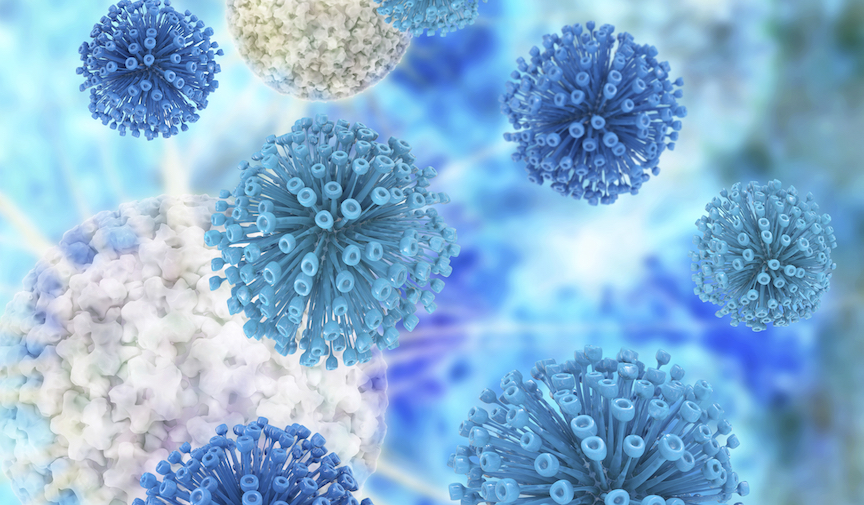
#> input picture imageprocessing/image/bacteria.jpg, 864 x 505 px, given in place of the camera
$ python handpainting.py
#> lines starting #> are read from the running program, lines starting #| are printed output that depends on the picture; after the words box and inside, x2 and y2 are one past the last pixel; in counts of white or black regions, pixels touching at a corner belong together
import cv2
import numpy as np


screen = np.zeros((1000,1000),dtype = np.uint8)
cap = cv2.VideoCapture(0)
while cap.isOpened:
    _,frame = cap.read()
#> frame is the input picture: shape (505, 864, 3); mean B, G, R 212, 177.5, 135.6
    frame= cv2.flip(frame,180)
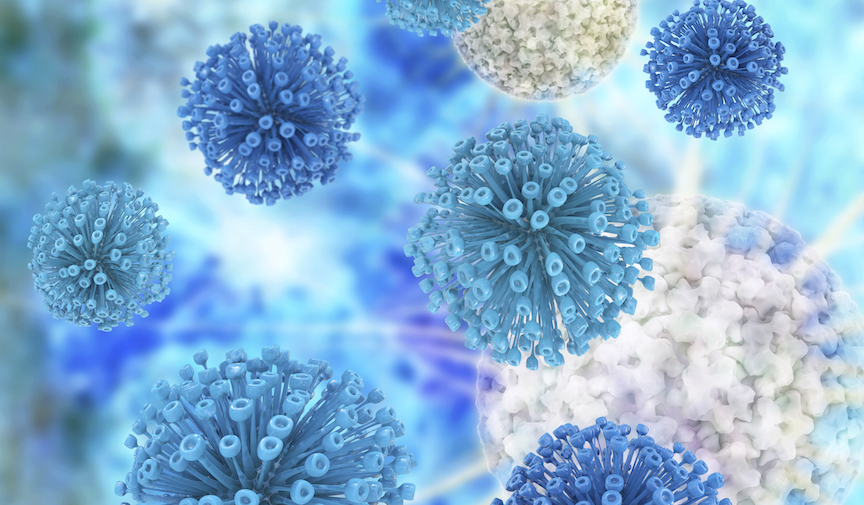
#> frame: shape (505, 864, 3); mean B, G, R 212, 177.5, 135.6
    hsv=cv2.cvtColor(frame,cv2.COLOR_BGR2HSV)
#> hsv: shape (505, 864, 3); mean H, S, V 100.8, 95.9, 212.5
    l=np.array([110,50,50])
    u=np.array([150,255,255])
    mask =cv2.inRange(frame,l,u)
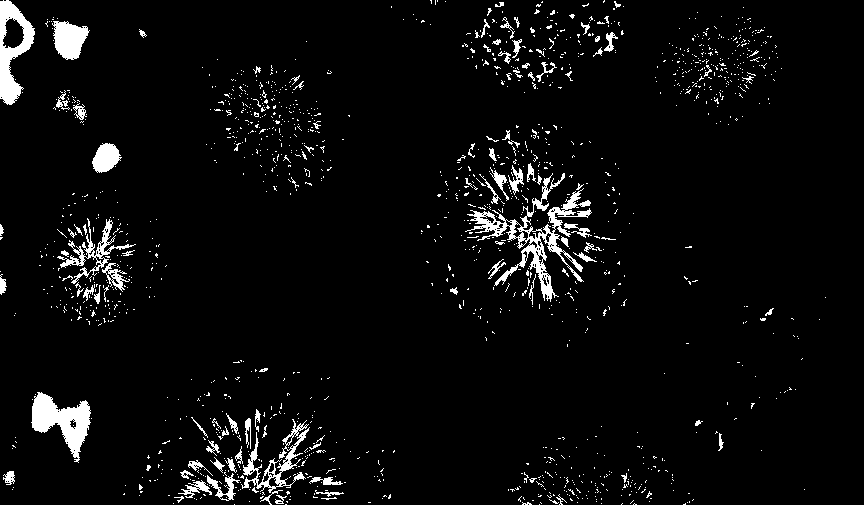
#> mask: shape (505, 864); 4.5% white; 1467 white regions (1362 under 20 px), largest, box (x1, y1, x2, y2) and area: (465, 173, 592, 302) 3079, (31, 392, 91, 463) 1966, (0, 0, 35, 105) 1727
    frame = cv2.bitwise_and(frame,frame,mask = mask)
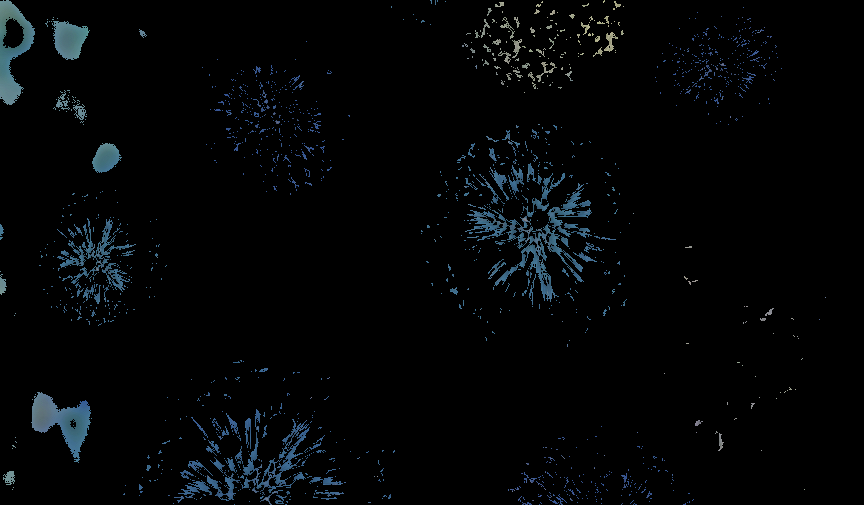
#> frame: shape (505, 864, 3); mean B, G, R 6.2, 5, 3.4
    cv2.imshow('new',frame)
    #cv2.imshow('mask',mask)
    if cv2.waitKey(1) & 0xff==ord('q'):
#> (key q is pressed here)
        break
cv2.destroyAllWindows()
cap.release()

$ run again, on imageprocessing/image/city.jpg
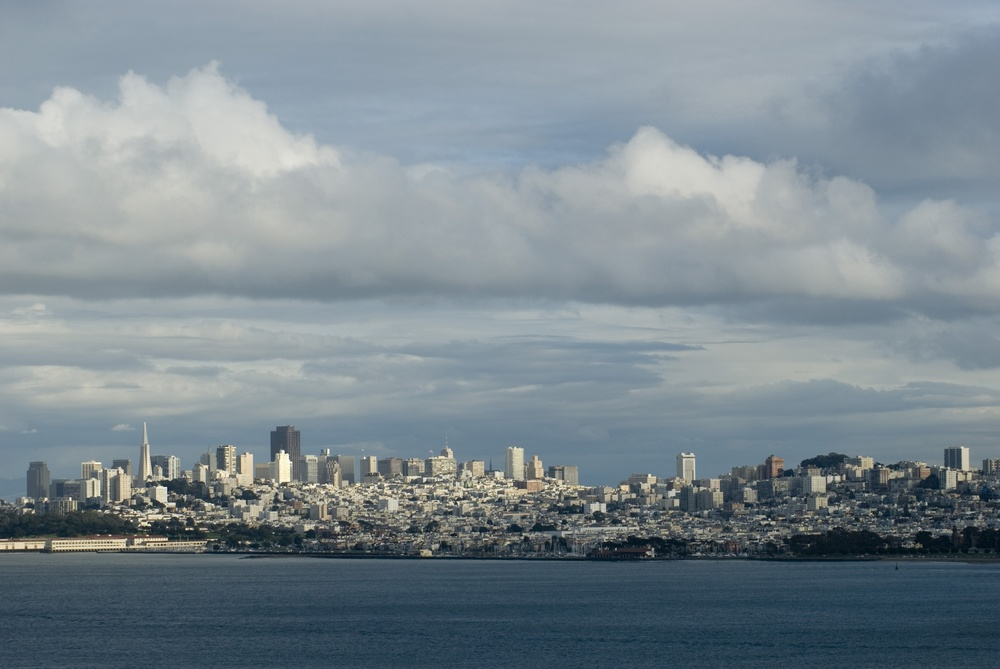
#> input picture imageprocessing/image/city.jpg, 1000 x 669 px, shrunk from 3200 x 2142 before the run, given in place of the camera
#> frame is the input picture: shape (669, 1000, 3); mean B, G, R 144.3, 137.1, 124.5
#> hsv: shape (669, 1000, 3); mean H, S, V 93.6, 47.4, 145.6
#> `mask =cv2.inRange(frame,l,u)`:
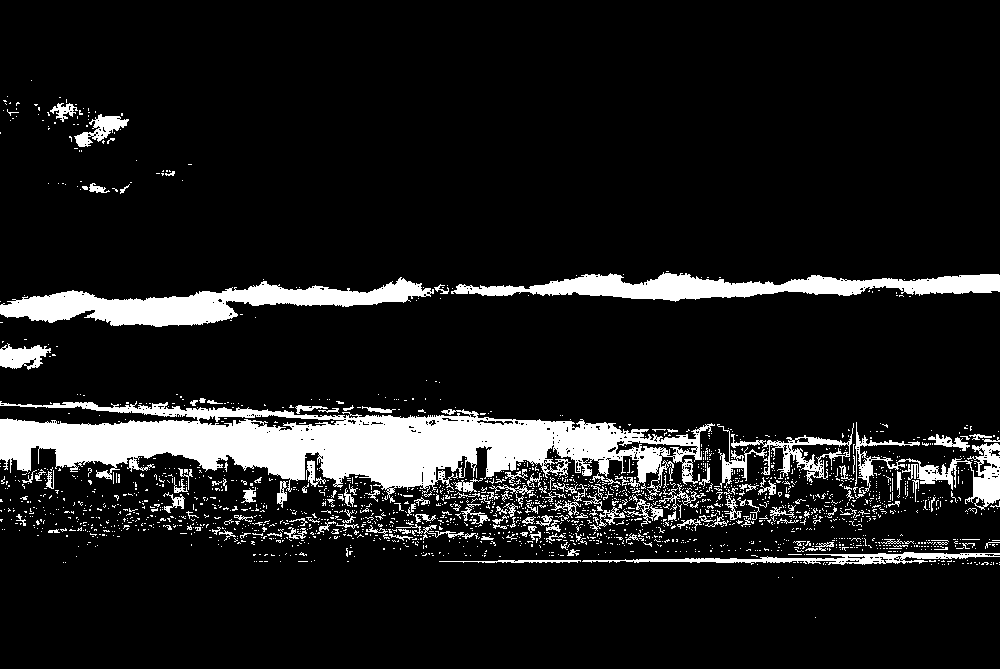
#> mask: shape (669, 1000); 11% white; 2078 white regions (1917 under 20 px), largest, box (x1, y1, x2, y2) and area: (0, 401, 715, 503) 33147, (0, 277, 434, 327) 9039, (451, 272, 1000, 302) 8000
#> `frame = cv2.bitwise_and(frame,frame,mask = mask)`:
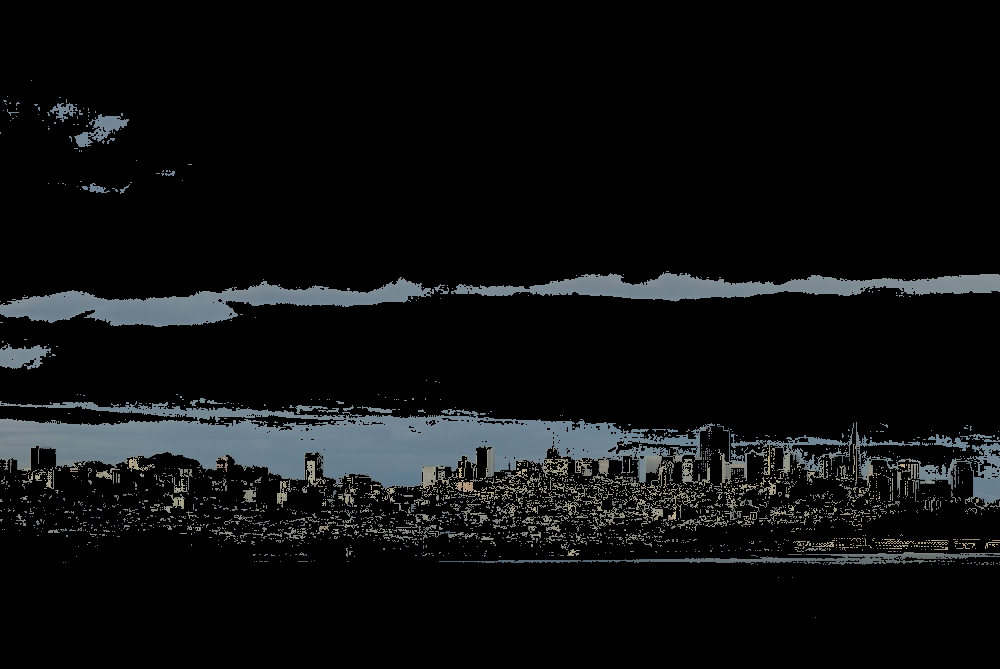
#> frame: shape (669, 1000, 3); mean B, G, R 15.5, 14.8, 13.2

$ run again, on imageprocessing/image/im.jpg
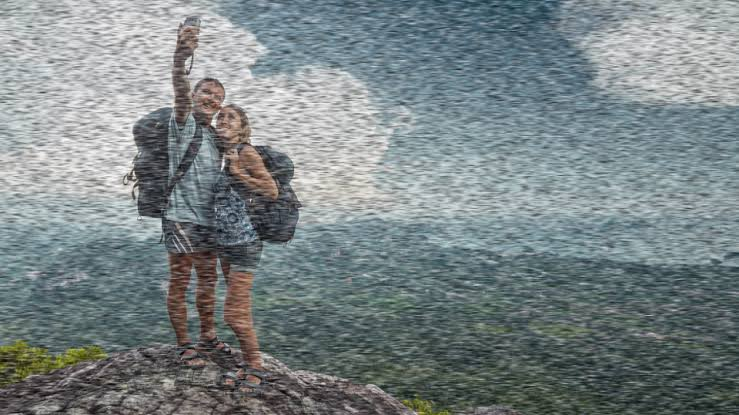
#> input picture imageprocessing/image/im.jpg, 739 x 415 px, given in place of the camera
#> frame is the input picture: shape (415, 739, 3); mean B, G, R 134.1, 132.5, 122.5
#> hsv: shape (415, 739, 3); mean H, S, V 83.1, 35.2, 136.9
#> `mask =cv2.inRange(frame,l,u)`:
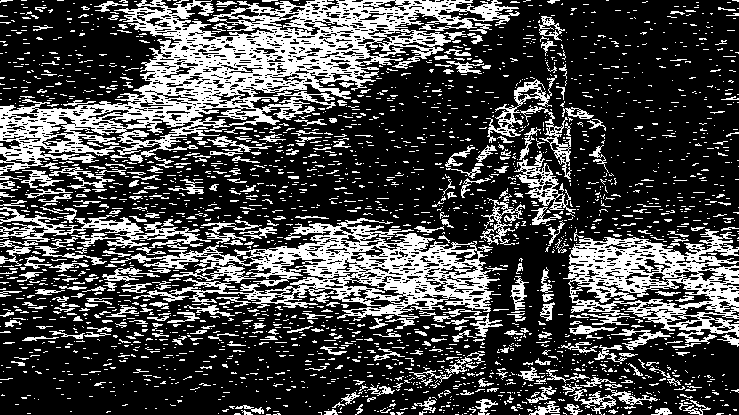
#> mask: shape (415, 739); 28.5% white; 2495 white regions (2137 under 20 px), largest, box (x1, y1, x2, y2) and area: (0, 0, 520, 175) 26772, (110, 218, 500, 319) 13547, (563, 229, 739, 344) 8655
#> `frame = cv2.bitwise_and(frame,frame,mask = mask)`:
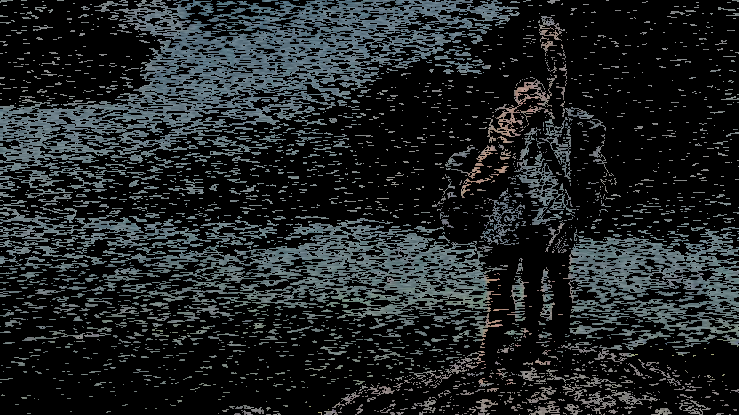
#> frame: shape (415, 739, 3); mean B, G, R 37.2, 35.8, 31.6
